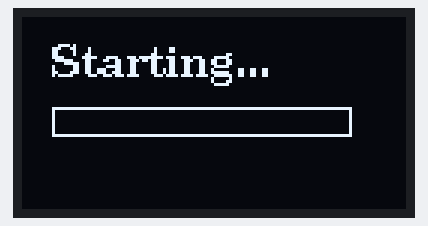
The sketch below on a simulated Arduino Uno, built with avr-gcc and run on an emulated ATmega328P. Parts: 128×64 one-colour display.

Above: at 0.7 s.
At 11.5 s:
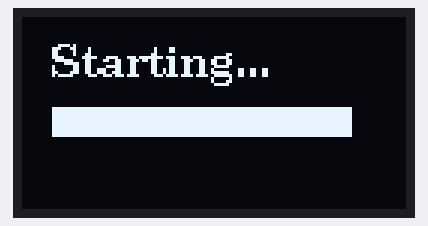
At 13.6 s:
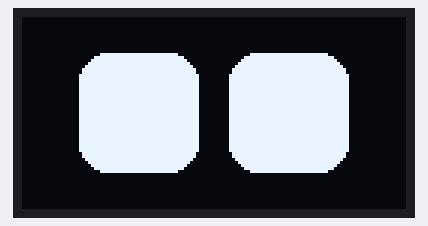
At 18.2 s:
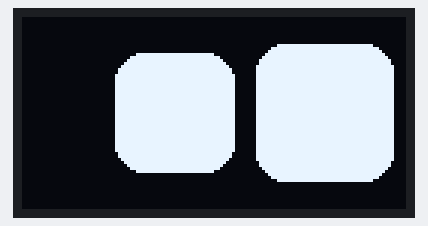
At 21.7 s:
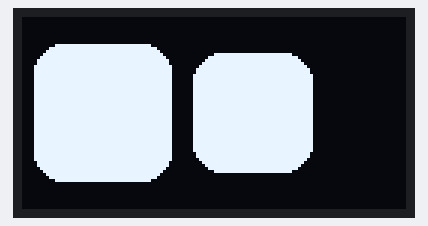
At 25.7 s:
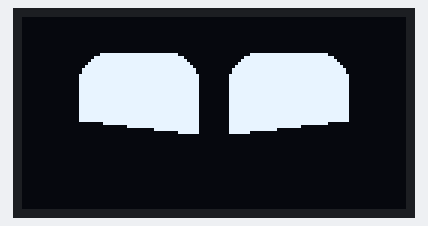

The sketch:

AnimatedEyes-OLED-WemosS2Mini.ino
```cpp
#include <Wire.h>
#include <U8g2lib.h>

#define SCREEN_WIDTH 128
#define SCREEN_HEIGHT 64
#define SDA_PIN 9  // GPIO9 untuk SDA
#define SCL_PIN 8  // GPIO8 untuk SCL

U8G2_SSD1306_128X64_NONAME_F_HW_I2C u8g2(U8G2_R0, /*reset=*/ U8X8_PIN_NONE, SCL_PIN, SDA_PIN);

int COLOR_WHITE = 1;
int COLOR_BLACK = 0;

int ref_eye_height = 40;
int ref_eye_width = 40;
int ref_space_between_eye = 10;
int ref_corner_radius = 10;

int left_eye_height = ref_eye_height;
int left_eye_width = ref_eye_width;
int left_eye_x = SCREEN_WIDTH/2-ref_eye_width/2-ref_space_between_eye/2;
int left_eye_y = SCREEN_HEIGHT/2;
int right_eye_x = SCREEN_WIDTH/2+ref_eye_width/2+ref_space_between_eye/2;
int right_eye_y = SCREEN_HEIGHT/2;
int right_eye_height = ref_eye_height;
int right_eye_width = ref_eye_width;
int corner_radius = ref_corner_radius;

const int animation_sequence[] = {4, 5, 2, 3, 6, 4, 5};
int sequence_index = 0;
unsigned long last_animation_time = 0;
const int animation_delay = 2000;

void display_clearDisplay() {
  u8g2.clearBuffer();
}

void display_fillRoundRect(int x, int y, int w, int h, int r, int color) {
  u8g2.setDrawColor(color);
  if(w < 2*(r+1)) r = (w/2)-1;
  if(h < 2*(r+1)) r = (h/2)-1;
  u8g2.drawRBox(x, y, w<1?1:w, h<1?1:h, r);
}

void display_display() {
  u8g2.sendBuffer();
}

void display_fillTriangle(int x0, int y0, int x1, int y1, int x2, int y2, int color) {
  u8g2.setDrawColor(color);
  u8g2.drawTriangle(x0, y0, x1, y1, x2, y2);
}

void draw_eyes(bool update=true) {
    display_clearDisplay();
    int x = int(left_eye_x-left_eye_width/2);
    int y = int(left_eye_y-left_eye_height/2);
    display_fillRoundRect(x, y, left_eye_width, left_eye_height, corner_radius, COLOR_WHITE);

    x = int(right_eye_x-right_eye_width/2);
    y = int(right_eye_y-right_eye_height/2);
    display_fillRoundRect(x, y, right_eye_width, right_eye_height, corner_radius, COLOR_WHITE);

    if(update) display_display();
}

void reset_eyes(bool update=true) {
  left_eye_height = ref_eye_height;
  left_eye_width = ref_eye_width;
  right_eye_height = ref_eye_height;
  right_eye_width = ref_eye_width;

  left_eye_x = SCREEN_WIDTH/2-ref_eye_width/2-ref_space_between_eye/2;
  left_eye_y = SCREEN_HEIGHT/2;
  right_eye_x = SCREEN_WIDTH/2+ref_eye_width/2+ref_space_between_eye/2;
  right_eye_y = SCREEN_HEIGHT/2;

  corner_radius = ref_corner_radius;
  draw_eyes(update);
}

void sleep() {
  reset_eyes(false);
  left_eye_height = 2;
  left_eye_width = ref_eye_width;
  right_eye_height = 2;
  right_eye_width = ref_eye_width;
  corner_radius = 0;
  draw_eyes(true);
}

void wakeup() {
  reset_eyes(false);
  sleep();

  for(int h=2; h <= ref_eye_height; h+=2) {
    left_eye_height = h;
    right_eye_height = h;
    corner_radius = h;
    if(corner_radius > ref_corner_radius) corner_radius = ref_corner_radius;
    draw_eyes(true);
  }
}

void blink(int speed=12) {
  int original_left_height = left_eye_height;
  int original_right_height = right_eye_height;
  int original_left_width = left_eye_width;
  int original_right_width = right_eye_width;

  for(int i=0; i<3; i++) {
    left_eye_height -= speed;
    right_eye_height -= speed;
    left_eye_width += 3;
    right_eye_width += 3;
    draw_eyes();
    delay(1);
  }

  for(int i=0; i<3; i++) {
    left_eye_height += speed;
    right_eye_height += speed;
    left_eye_width -= 3;
    right_eye_width -= 3;
    draw_eyes();
    delay(1);
  }

  left_eye_height = original_left_height;
  right_eye_height = original_right_height;
  left_eye_width = original_left_width;
  right_eye_width = original_right_width;
}

void happy_eye() {
  reset_eyes(false);
  int offset = ref_eye_height/2;

  for(int i=0; i<10; i++) {
    display_fillTriangle(
      left_eye_x-left_eye_width/2-1, left_eye_y+offset,
      left_eye_x+left_eye_width/2+1, left_eye_y+5+offset,
      left_eye_x-left_eye_width/2-1, left_eye_y+left_eye_height+offset,
      COLOR_BLACK
    );
    display_fillTriangle(
      right_eye_x+right_eye_width/2+1, right_eye_y+offset,
      right_eye_x-left_eye_width/2-2, right_eye_y+5+offset,
      right_eye_x+right_eye_width/2+1, right_eye_y+right_eye_height+offset,
      COLOR_BLACK
    );
    offset -= 2;
    display_display();
    delay(1);
  }
  display_display();
  delay(1000);
}

void move_big_eye(int direction) {
  int direction_oversize = 1;
  int direction_movement_amplitude = 2;
  int blink_amplitude = 5;

  for(int i=0; i<3; i++) {
    left_eye_x += direction_movement_amplitude*direction;
    right_eye_x += direction_movement_amplitude*direction;
    right_eye_height -= blink_amplitude;
    left_eye_height -= blink_amplitude;

    if(direction>0) {
      right_eye_height += direction_oversize;
      right_eye_width += direction_oversize;
    } else {
      left_eye_height += direction_oversize;
      left_eye_width += direction_oversize;
    }
    draw_eyes();
    delay(1);
  }

  for(int i=0; i<3; i++) {
    left_eye_x += direction_movement_amplitude*direction;
    right_eye_x += direction_movement_amplitude*direction;
    right_eye_height += blink_amplitude;
    left_eye_height += blink_amplitude;
    if(direction>0) {
      right_eye_height += direction_oversize;
      right_eye_width += direction_oversize;
    } else {
      left_eye_height += direction_oversize;
      left_eye_width += direction_oversize;
    }
    draw_eyes();
    delay(1);
  }

  delay(1000);

  for(int i=0; i<3; i++) {
    left_eye_x -= direction_movement_amplitude*direction;
    right_eye_x -= direction_movement_amplitude*direction;
    right_eye_height -= blink_amplitude;
    left_eye_height -= blink_amplitude;
    if(direction>0) {
      right_eye_height -= direction_oversize;
      right_eye_width -= direction_oversize;
    } else {
      left_eye_height -= direction_oversize;
      left_eye_width -= direction_oversize;
    }
    draw_eyes();
    delay(1);
  }

  for(int i=0; i<3; i++) {
    left_eye_x -= direction_movement_amplitude*direction;
    right_eye_x -= direction_movement_amplitude*direction;
    right_eye_height += blink_amplitude;
    left_eye_height += blink_amplitude;
    if(direction>0) {
      right_eye_height -= direction_oversize;
      right_eye_width -= direction_oversize;
    } else {
      left_eye_height -= direction_oversize;
      left_eye_width -= direction_oversize;
    }
    draw_eyes();
    delay(1);
  }

  reset_eyes();
}

void move_right_big_eye() {
  move_big_eye(1);
}

void move_left_big_eye() {
  move_big_eye(-1);
}

void launch_animation(int animation_index) {
  switch(animation_index) {
    case 1:
      blink(12);
      break;
    case 2:
      move_right_big_eye();
      break;
    case 3:
      move_left_big_eye();
      break;
    case 4:
      blink(12);
      break;
    case 5:
      blink(12);
      break;
    case 6:
      happy_eye();
      break;
  }
}

void startupAnimation() {
  u8g2.clearBuffer();
  u8g2.sendBuffer();
  delay(500);

  u8g2.setFont(u8g2_font_ncenB10_tr);
  u8g2.drawStr(10, 20, "Booting...");

  for(int i = 0; i <= 100; i+=5) {
    u8g2.clearBuffer();
    u8g2.drawStr(10, 20, "Starting...");
    u8g2.drawFrame(10, 30, 100, 10);
    u8g2.drawBox(10, 30, i, 10);
    u8g2.sendBuffer();
    delay(500);
  }
  delay(300);

  sleep();
  delay(500);
  wakeup();

  reset_eyes();
}

void setup() {
  Serial.begin(115200);
  u8g2.begin();
  startupAnimation();
  reset_eyes();
}

void loop() {
  static bool first_run = true;

  if(first_run || millis() - last_animation_time > animation_delay) {
    first_run = false;

    if(sequence_index < sizeof(animation_sequence)/sizeof(animation_sequence[0])) {
      launch_animation(animation_sequence[sequence_index]);
      sequence_index++;
    } else {
      sequence_index = 0;
      reset_eyes();
    }

    last_animation_time = millis();
  }
}
```

Measured:
- what the display in image 0 shows lasts 0.6 s, from 0.6 s to 1.2 s
- what the display in image 1 shows lasts 0.8 s, from 11.5 s to 12.3 s
- what the display in image 2 shows lasts 2.3 s, from 13.5 s to 15.8 s
- what the display in image 3 shows lasts 1.0 s, from 18.2 s to 19.2 s
- what the display in image 5 shows lasts 3.1 s, from 25.6 s to 28.7 s
